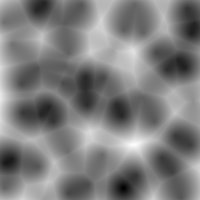
Frame 1 (no input)
Frame 60 (no input): identical to frame 1, image omitted
Frame 120 (the mouse pressed at the canvas centre since frame 60): identical to frame 1, image omitted

The p5.js sketch that drew this single still picture (run headless with seeded random() and noise() and a simulated clock; from frame 60 on, the mouse is pressed at the canvas centre):

// p5.js sketch
// ── sketch.js
let textureSize = 200;
let divisions = 4;
let amplitude = 1;
let layers = 2;

let divisionsMultiple = 1.5;
let amplitudeMultiple = 0.8;

let texture;

function setup() {
  createCanvas(textureSize, textureSize);
  background(220);
  
  texture = generateTexture();
  
  for(let i = 0; i < layers; i ++) {
    
    points = whirl(divisions);
    texture = addPointsToTexture(texture, points, amplitude);
    
    divisions *= divisionsMultiple;
    amplitude *= amplitudeMultiple;
    
  }
  
  texture = normalizeTexture(texture);
  drawTexture(texture);

  console.log('done');
}

function draw() {

}

function whirl(divisions) {

  let points = [];
  let boxSize = textureSize / divisions;

  // create a point at a random position within each sector in the texture
  for (let i = 0; i < divisions; i++) {

    let x = i * boxSize;
    points[i] = [];

    for (let j = 0; j < divisions; j++) {
      let y = j * boxSize;

      let offsetX = random() * boxSize;
      let offsetY = random() * boxSize;

      points[i][j] = createVector(x + offsetX, y + offsetY);
    }

  }

  return points;

}

function generateTexture() {

  let texture = [];

  for (let i = 0; i < width; i++) {
    texture[i] = [];

    for (let j = 0; j < height; j++) {

      texture[i][j] = 0;

    }

  }

  return texture;

}

function addPointsToTexture(texture, points, amplitude) {

  // loop over each pixel in the texture and set the value to the distance to the clostet point
  let tempTexture = [];

  let maxDist = 0;
  let minDist = Infinity;

  for (let i = 0; i < width; i++) {

    let pointX = floor(i / (width / points.length));
    tempTexture[i] = [];

    for (let j = 0; j < height; j++) {

      let pointY = floor(j / (height / points[pointX].length));

      // find the closest point - it will be in one of the adjacent sectors
      let closestDistSquared = Infinity;

      for (let x = -1; x <= 1; x++) {
        for (let y = -1; y <= 1; y++) {

          // make sure that you're only looking at valid points
          try {

            let pX = points[pointX + x][pointY + y].x;
            let pY = points[pointX + x][pointY + y].y;
            let dSquared = (i - pX) * (i - pX) + (j - pY) * (j - pY);

            if (dSquared < closestDistSquared) {
              closestDistSquared = dSquared;
            }

          } catch (err) {

          }

        }

      }

      let closestDist = sqrt(closestDistSquared);
      tempTexture[i][j] = closestDist;

      // update the max and min distances
      if (maxDist < closestDist) {
        maxDist = closestDist;
      }

      if (minDist > closestDist) {
        minDist = closestDist;
      }

    }
  }

  // normalize the pixel values and add them to the texture
  for (let i = 0; i < width; i++) {
    for (let j = 0; j < height; j++) {

      let normalizedValue = (tempTexture[i][j] - minDist) / (maxDist - minDist);
      let scaledValue = normalizedValue * amplitude;
      texture[i][j] += scaledValue;

    }
  }

  return texture;

}

function normalizeTexture(texture) {

  let maxVal = 0;
  let minVal = Infinity;
  
  for (let i = 0; i < width; i++) {
    for (let j = 0; j < height; j++) {
      let v = texture[i][j];
      maxVal = max(maxVal, v);
      minVal = min(minVal, v);
    }
  }
  
  // normalize the pixel values
  for (let i = 0; i < width; i++) {
    for (let j = 0; j < height; j++) {
      texture[i][j] = (texture[i][j] - minVal) / (maxVal - minVal); 
    } 
  }
  
  return texture;
  
}

function drawTexture(texture) {

  push();

  loadPixels();

  let i = 0;
  for (let x = 0; x < texture.length; x++) {
    for (let y = 0; y < texture[x].length; y++) {
      let c = texture[x][y] * 255;

      let index = 4 * (y * texture[x].length + x);

      pixels[index + 0] = c;
      pixels[index + 1] = c;
      pixels[index + 2] = c;


      i += 4;

    }
  }

  updatePixels();

  pop();

}

function drawPoints(points) {

  push();
  stroke(0);
  strokeWeight(5);

  for (let i = 0; i < points.length; i++) {
    for (let j = 0; j < points[i].length; j++) {

      point(points[i][j]);

    }
  }

  pop();

}
